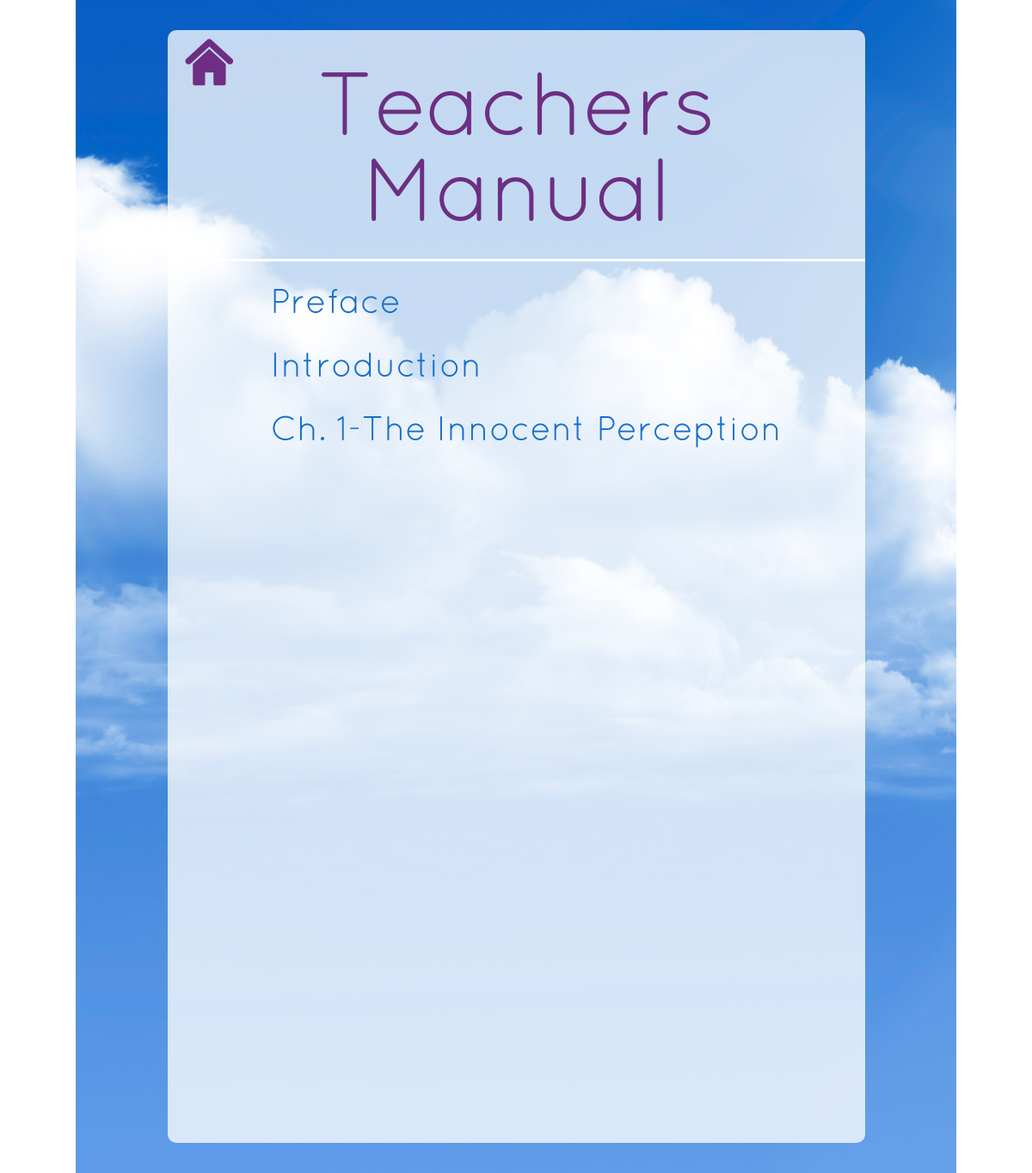
The page /acim/main_page.php?bookid=2 on the database its author committed.
### tables this page shows
CREATE TABLE IF NOT EXISTS `tbl_book` (
  `tbl_book_id` int(11) NOT NULL AUTO_INCREMENT,
  `tbl_book_title` varchar(100) NOT NULL,
  `tbl_book_date` datetime NOT NULL,
  PRIMARY KEY (`tbl_book_id`)
);

CREATE TABLE IF NOT EXISTS `tbl_chapter` (
  `tbl_ch_id` int(11) NOT NULL AUTO_INCREMENT,
  `tbl_ch_bookid` int(11) NOT NULL,
  `tbl_ch_no` int(11) NOT NULL,
  `tbl_ch_name` varchar(100) NOT NULL,
  `tbl_ch_date` datetime NOT NULL,
  PRIMARY KEY (`tbl_ch_id`)
);

### acim/include/db.class.php (called while the page is built, shortened)
<?php
class db {
    private static $db;
    public static function __d($explicit=0) {
        if ($explicit == 1) {
            self::$db = new db(C_DB_HOST, C_DB_UNAME, C_DB_PASSWORD, C_DB_NAME);
        } else if (!isset($db)) {
            self::$db = new db();
        }
        return self::$db;
    }
    public function query($query) {
        if ($res = mysql_query($query))
            return $res;
        else {
            d(mysql_error());
            back_trace();
            d($query);
        }
    }
    public function format_data($result, $field=NULL, $second_field=NULL, $third_field=NULL) {
        $data_array = array();
        if ($result) {
            while ($array = mysql_fetch_assoc($result)) {
                $t = array();
                foreach ($array as $field_name => $value) {
                    $t[$field_name] = ($value);
                }
                if (isset($field)) {
                    if (isset($second_field)) {
                        if (isset($third_field)) {
                            $data_array[$t[$field]][$t[$second_field]][$t[$third_field]] = $t;
                        } else {
                            $data_array[$t[$field]][$t[$second_field]] = $t;
                        }
                    } else {
                        $data_array[$t[$field]][] = $t;
                    }
                } else {
                    $data_array[] = $t;
                }
            }
        }
        return $data_array;
    }
}
function q($query='') {
    $_db = db::__d();
    return $_db->format_data($_db->query($query));
}
function qs($q) {
    $d = q($q);
    if(count($d) > 0){
	   return $d[0];
	} else {
	   return "";
	}
}
?>

### acim/include/common_function.php (called while the page is built, shortened)
<?php
function GetChapterPageNo($bookid,$chid){
   $query = "SELECT tbl_page_no FROM tbl_page WHERE tbl_page_bookid = ".$bookid." AND tbl_page_chid = ".$chid." ORDER BY tbl_page_no ASC limit 1";
   $res = qs($query);
   if(empty($res)){
      return 0;
   }else{
      return $res['tbl_page_no'];
   }
}
?>

### acim/main_page.php (the view, shortened to what this page needs)
<?php
include('include/db.class.php');
include('include/common_function.php');
?>
<!DOCTYPE html>
<html>
<head>
   <link rel="stylesheet" type="text/css" href="css/query.css"/>
   <link rel="stylesheet" type="text/css" href="css/custom.css"/>
	<link rel="stylesheet" href="http://code.jquery.com/mobile/1.2.0/jquery.mobile-1.2.0.min.css">
</head>
<body>
	<div data-role="page">
	   <div data-role="content">
		<div class="inner_bg">
			<div class="content">
			  <div class="home_icon"><a href="home.php"><img src="images/home.png" /></a></div>
			  <?php
				 $query = "SELECT tbl_book_title FROM  tbl_book where tbl_book_id = ".trim($_REQUEST['bookid']);
				 $res = qs($query);
			  ?>
			  <h2><?php echo $res['tbl_book_title']; ?></h2>
			  <div class="chapter">
				<ul>
					<li><a href="javascript:void(0);">Preface</a><div class="cls"></div></li>
					<li><a href="javascript:void(0);">Introduction</a><div class="cls"></div></li>
					<?php
						$query = "SELECT * FROM tbl_chapter where tbl_ch_bookid = ".trim($_REQUEST['bookid']);
						$result = q($query);
						$totql_res = count($result);
						if($totql_res > 0){
						  for($i=0;$i<$totql_res;$i++){
					      $pageno_start = GetChapterPageNo(trim($_REQUEST['bookid']),$result[$i]['tbl_ch_id']);
						  if($pageno_start > 0){
							     $p_q_s = "&pageno=".$pageno_start;
						  }else{
							     $p_q_s = '';
						  }
					 ?>
					        <li><a href="chapter.php?chid=<?php echo $result[$i]['tbl_ch_id'].$p_q_s; ?>" data-ajax="false"><span>Ch. <?php echo $result[$i]['tbl_ch_no'];?>-</span><label><?php echo $result[$i]['tbl_ch_name'];?></label></a><div class="cls"></div></li>
	                 <?php  }
					      }
					 ?>
				</ul>
			  </div>
			</div>
	</div>
	   </div>
	</div>
</body>
</html>

### acim/css/query.css (style rules this page uses)
body, div, dl, dt, dd, ul, ol, li, h1, h2, h3, h4, h5, h6, pre, code, form, fieldset, legend, input, textarea, p, blockquote, th, td { margin: 0;padding: 0; }
ul { list-style:none; }
a,a:visited { outline: none;text-decoration: none; }
img { margin: 0;padding: 0;border: 0;outline: 0; }
body { margin: 0;padding: 0;font-family:Arial, Helvetica, sans-serif;font-size: 12px;color:#000;line-height:20px; }
h2 { color:#6d2e83; font-family:QuicksandBook; font-size:58px; line-height:60px; letter-spacing:-2px; margin-bottom:25px;font-weight:600 }
.inner_bg { background: url(../images/inner_bg.jpg) no-repeat center top; padding:35px 0 }
.content { width:811px; background:url(../images/bg_inner.png) repeat 0 0; margin:0 auto; border-radius:10px; height:1294px }
.home_icon { padding:10px 0 0 20px; }
.content h2 { text-align:center; font-weight:normal; font-size:104px; line-height:100px; border-bottom:3px solid #fff; padding:0px 0 20px 0 !important; margin-bottom:0px !important; margin-top:-25px }
.chapter { padding-top:30px }
.chapter ul li { margin-bottom:34px;color:#156ec9; font-size:40px; line-height:40px; font-family:QuicksandBook; padding-left:120px; }
.chapter ul li a { color:#156ec9; display:block }
.chapter ul li span { float:left; display:block; cursor:pointer }
.chapter ul li label { float:left; width:556px; cursor:pointer }
.home_icon { padding:10px 0 0 20px }

### rows shown on the page
tbl_book: tbl_book_title "Teachers Manual"
tbl_chapter: tbl_ch_no "1", tbl_ch_name "The Innocent Perception"
